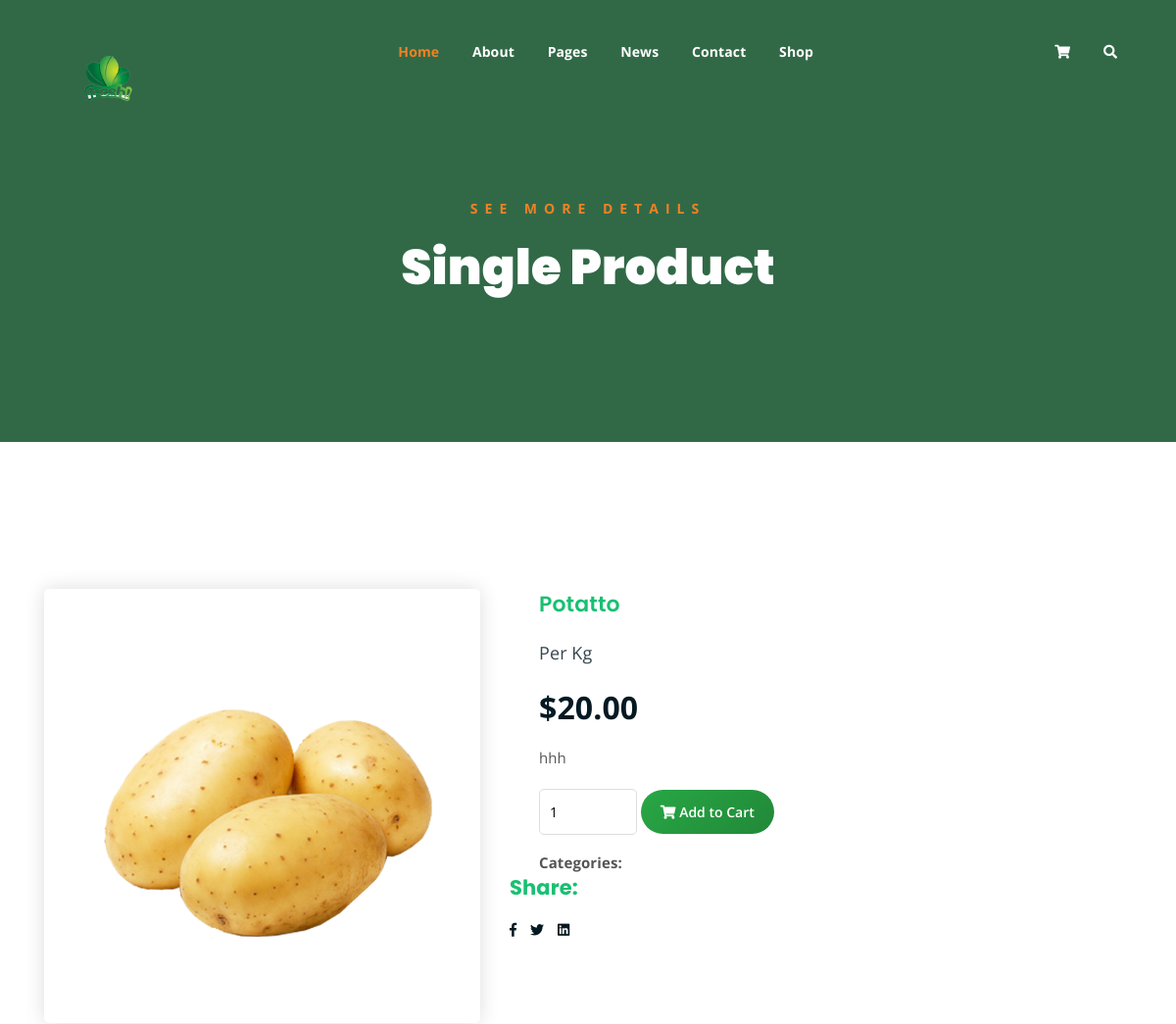
Page /singlep/1/ (upper part) on the earlier database version.
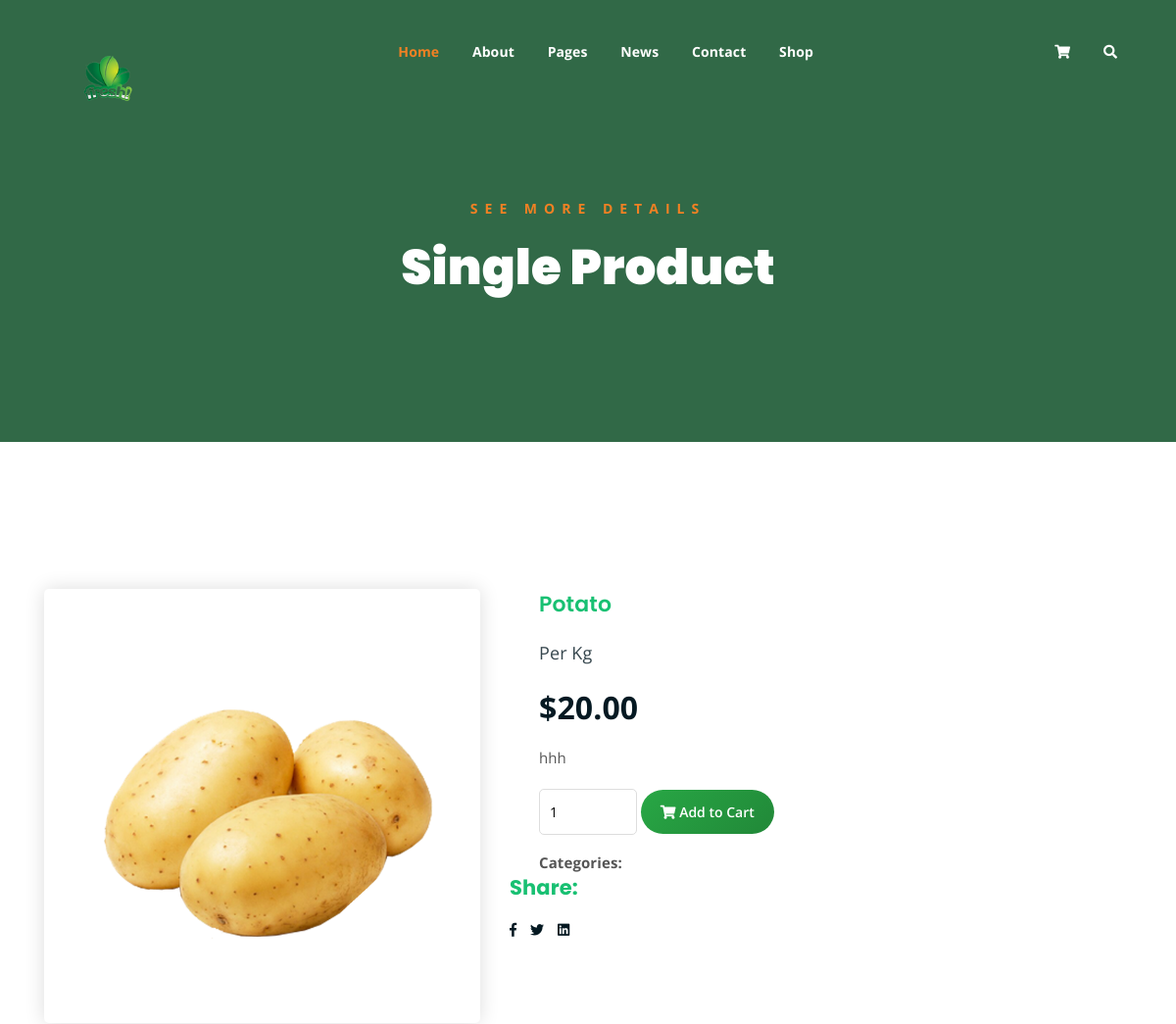
Same page on the later database version.
### appnew001/models.py (models this page shows, shortened)
class Product(models.Model):
    name = models.CharField(max_length=100)
    description = models.TextField(blank=True, null=True)
    price = models.DecimalField(max_digits=10, decimal_places=2)
    image = models.ImageField(upload_to="products/")  # Pillow required
    unit = models.CharField(max_length=50, default="Per Kg")

### appnew001/views.py (the view)
# urls.py: path('singlep/<int:id>/',views.singlep,name='singlep'),
def singlep(request, id):
    product = get_object_or_404(Product, id=id)
    return render(request, "single-product.html", {"product": product})

### appnew001/templates/single-product.html (shortened to what this page needs)
{%load static%}
<!DOCTYPE html>
<html lang="en">
<head>
	<link rel="stylesheet" href="{% static 'assets/css/all.min.css' %}">
	<link rel="stylesheet" href="{%  static 'assets/bootstrap/css/bootstrap.min.css' %}">
	<link rel="stylesheet" href="{% static 'assets/css/owl.carousel.css' %}">
	<link rel="stylesheet" href="{%  static 'assets/css/magnific-popup.css' %}">
	<link rel="stylesheet" href="{%  static 'assets/css/animate.css' %}">
	<link rel="stylesheet" href="{% static 'assets/css/meanmenu.min.css' %}">
	<link rel="stylesheet" href="{% static 'assets/css/main.css' %}">
	<link rel="stylesheet" href="{% static 'assets/css/responsive.css' %}">
</head>
<body>
	<div class="top-header-area" id="sticker">
		<div class="container">
			<div class="row">
				<div class="col-lg-12 col-sm-12 text-center">
					<div class="main-menu-wrap">
						<div class="site-logo">
							<a href="{% url 'indexfun' %}">
								<img src="{% static 'assets/img/logo03.png' %}" alt="">
							</a>
						</div>
						<nav class="main-menu">
							<ul>
								<li class="current-list-item"><a href="#">Home</a>
								</li>
								<li><a href="{% url 'about' %}">About</a></li>
								<li><a href="#">Pages</a>
								</li>
								<li><a href="{% url 'news' %}">News</a>
								</li>
								<li><a href="{% url 'contact' %}">Contact</a></li>
								<li><a href="{% url 'shop' %}">Shop</a>
								</li>
								<li>
									<div class="header-icons">
										<a class="shopping-cart" href="{% url 'cart' %}"><i class="fas fa-shopping-cart"></i></a>
										<a class="mobile-hide search-bar-icon" href="#"><i class="fas fa-search"></i></a>
									</div>
								</li>
							</ul>
						</nav>
					</div>
				</div>
			</div>
		</div>
	</div>
	<div class="breadcrumb-section breadcrumb-bg">
		<div class="container">
			<div class="row">
				<div class="col-lg-8 offset-lg-2 text-center">
					<div class="breadcrumb-text">
						<p>See more Details</p>
						<h1>Single Product</h1>
					</div>
				</div>
			</div>
		</div>
	</div>
<div class="single-product mt-150 mb-150">
	<div class="container">
		<div class="row">
			<div class="col-md-5">
				<div class="single-product-img">
					<img src="{{ product.image.url }}" alt="{{ product.name }}">
				</div>
			</div>
			<div class="col-md-7">
				<div class="single-product-content">
					<h3>{{ product.name }}</h3>
					<p class="single-product-pricing"><span>Per Kg</span> ${{ product.price }}</p>
					<p>{{ product.description }}</p>
					<div class="single-product-form">
						<form action="{% url 'add_to_cart' product.id %}" method="post">
							<input type="number" name="quantity" value="1" min="1">
							<button type="submit" class="cart-btn"
	style="background: linear-gradient(135deg, #28a745, #218838);
		   color: #fff;
		   border: none;
		   padding: 10px 20px;
		   border-radius: 30px;
		   font-weight: 600;
		   cursor: pointer;
		   transition: all 0.3s ease;">
	<i class="fas fa-shopping-cart"></i> Add to Cart
</button>
						</form>
						<p><strong>Categories: </strong>{{ product.category }}</p>
					</div>
					</div>
					<h4>Share:</h4>
					<ul class="product-share">
						<li><a href=""><i class="fab fa-facebook-f"></i></a></li>
						<li><a href=""><i class="fab fa-twitter"></i></a></li>
						<li><a href=""><i class="fab fa-linkedin"></i></a></li>
					</ul>
				</div>
			</div>
		</div>
	</div>
</body>
</html>

### prd/static/assets/css/main.css (style rules this page uses)
html { font-size: 14px; font-weight: 400; line-height: 28px; height: 100%; }
body { font-family: "Open Sans", sans-serif; font-weight: 400; font-size: 1rem; letter-spacing: 0.1px; line-height: 1.8; color: #051922; overflow-x: hidden; }
body img { max-width: 100%; }
a { cursor: pointer; text-decoration: none; -webkit-transition: all 0.2s ease-in-out; -o-transition: all 0.2s ease-in-out; transition: all 0.2s ease-in-out; }
h1, .h1, h2, .h2, h3, .h3, h4, .h4, h5, .h5, h6, .h6 { font-family: "Poppins", sans-serif; font-weight: 700; margin: 0 0 1.25rem 0; color: #18c072; }
h1:last-child, .h1:last-child, h2:last-child, .h2:last-child, h3:last-child, .h3:last-child, h4:last-child, .h4:last-child, h5:last-child, .h5:last-child, h6:last-child, .h6:last-child { margin: 0; }
h1, .h1 { font-size: 4rem; font-weight: 700; line-height: 4rem; }
h3, .h3 { font-size: 2rem; font-weight: 700; line-height: 2.25rem; }
h4, .h4 { font-size: 1.5rem; font-weight: 700; line-height: 1.75rem; }
p { font-family: "Open Sans", sans-serif; font-weight: 400; font-size: 1rem; letter-spacing: 0.1px; line-height: 1.8; color: #051922; margin: 0 0 1.25rem 0; }
p:last-child { margin: 0; }
.mt-150 { margin-top: 150px; }
.mb-150 { margin-bottom: 150px; }
.breadcrumb-bg { background-image: url(../img/breadcrumb-bg.jpg); }
.breadcrumb-text p { color: #F28123; font-weight: 700; text-transform: uppercase; letter-spacing: 7px; }
.breadcrumb-text h1 { font-size: 50px; font-weight: 900; color: #fff; margin: 0; margin-top: 20px; }
.breadcrumb-section { padding: 150px 0; background-size: cover; background-position: center center; position: relative; z-index: 1; background-attachment: fixed; padding-top: 200px; }
.breadcrumb-section:after { position: absolute; left: 0; top: 0; width: 100%; height: 100%; content: ""; background-color: #01471c; z-index: -1; opacity: 0.8; }
.top-header-area { position: absolute; z-index: 999; width: 100%; height: 100px; padding: 25px 0; }
nav.main-menu ul { margin: 0; padding: 0; list-style: none; }
nav.main-menu ul li { display: inline-block; }
nav.main-menu ul li a { color: #fff; font-weight: 700; display: block; padding: 15px; }
nav.main-menu ul > li { position: relative; }
nav.main-menu ul li:last-child a { display: inline-block; }
nav.main-menu > ul li:last-child { float: right; }
.site-logo { float: left; max-width: 90px; }
.main-menu-wrap { position: relative; }
.header-icons a { color: #fff; display: inline-block; padding: 10px; }
.site-logo { margin-left: 20px; margin-right: 20px; margin-top: 10px; margin-bottom: 10px; }
nav.main-menu ul li.current-list-item > a { color: #F28123; }
nav.main-menu li a { -webkit-transition: 0.3s; -o-transition: 0.3s; transition: 0.3s; }
.top-header-area .header-icons a { -webkit-transition: 0.3s; -o-transition: 0.3s; transition: 0.3s; }
.top-header-area { -webkit-transition: 0.3s; -o-transition: 0.3s; transition: 0.3s; }
ul.product-share li a { -webkit-transition: 0.3s; -o-transition: 0.3s; transition: 0.3s; }
html, body { height: 100%; }
.single-product-img img { border-radius: 5px; -webkit-box-shadow: 0 0 20px #ddd; box-shadow: 0 0 20px #ddd; }
.single-product-content h3 { font-size: 22px; font-weight: 600; }
p.single-product-pricing span { font-size: 18px; display: block; opacity: 0.8; margin-bottom: 10px; font-weight: 400; }
.single-product-content p { font-size: 15px; color: #555; line-height: 1.8; }
.single-product-content p.single-product-pricing { font-size: 32px; font-weight: 700; margin-bottom: 10px; color: #051922; line-height: inherit; }
input[type="number"] { border: 1px solid #ddd; border-radius: 5px; padding: 10px; width: 100px; margin-bottom: 15px; }
ul.product-share { margin: 0; padding: 0; list-style: none; }
ul.product-share li { display: inline-block; }
ul.product-share li a { display: block; color: #051922; margin-right: 10px; }
.single-product-content { margin-left: 30px; }

Differences in the rows shown:
changed Product "hhh": name "Potatto" → "Potato"
